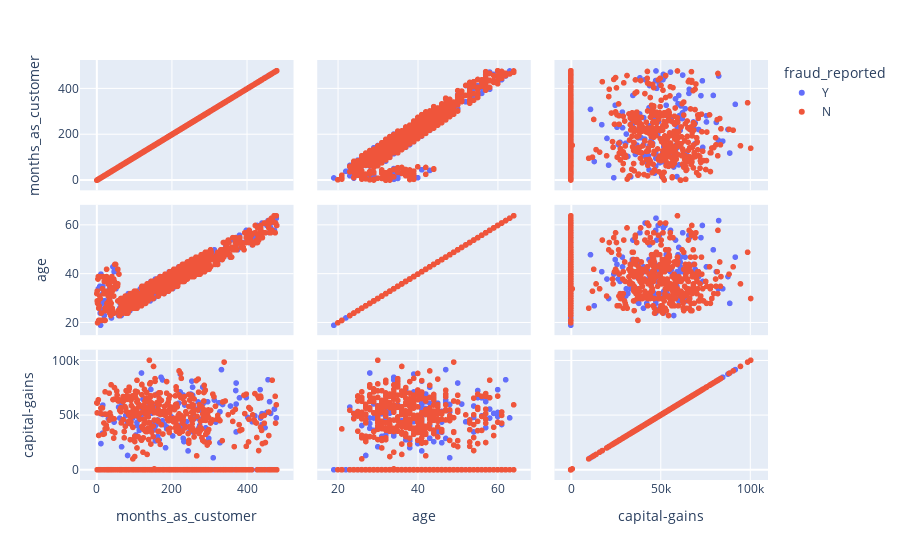

Notebook code for this chart:
### Code cell
import plotly_express as px

fig = px.scatter_matrix(data, dimensions=['months_as_customer', 'age','capital-gains'],color = "fraud_reported")
fig.show()

### Figure 1 — Plotly figure (JSON) as saved in the notebook; plotly's stock layout.template omitted (floating-point values rounded to 4 significant figures; data arrays with more than 128 entries replaced by an {"elided": "..."} marker saying what was removed)
{"data": [{"dimensions": [{"axis": {"matches": true}, "label": "months_as_customer", "values": {"elided": "247 int values"}}, {"axis": {"matches": true}, "label": "age", "values": {"elided": "247 int values"}}, {"axis": {"matches": true}, "label": "capital-gains", "values": {"elided": "247 int values"}}], "hovertemplate": "fraud_reported=Y<br>%{xaxis.title.text}=%{x}<br>%{yaxis.title.text}=%{y}<extra></extra>", "legendgroup": "Y", "marker": {"color": "#636efa", "symbol": "circle"}, "name": "Y", "showlegend": true, "type": "splom"}, {"dimensions": [{"axis": {"matches": true}, "label": "months_as_customer", "values": {"elided": "753 int values"}}, {"axis": {"matches": true}, "label": "age", "values": {"elided": "753 int values"}}, {"axis": {"matches": true}, "label": "capital-gains", "values": {"elided": "753 int values"}}], "hovertemplate": "fraud_reported=N<br>%{xaxis.title.text}=%{x}<br>%{yaxis.title.text}=%{y}<extra></extra>", "legendgroup": "N", "marker": {"color": "#EF553B", "symbol": "circle"}, "name": "N", "showlegend": true, "type": "splom"}], "layout": {"dragmode": "select", "legend": {"title": {"text": "fraud_reported"}, "tracegroupgap": 0}, "margin": {"t": 60}}}
